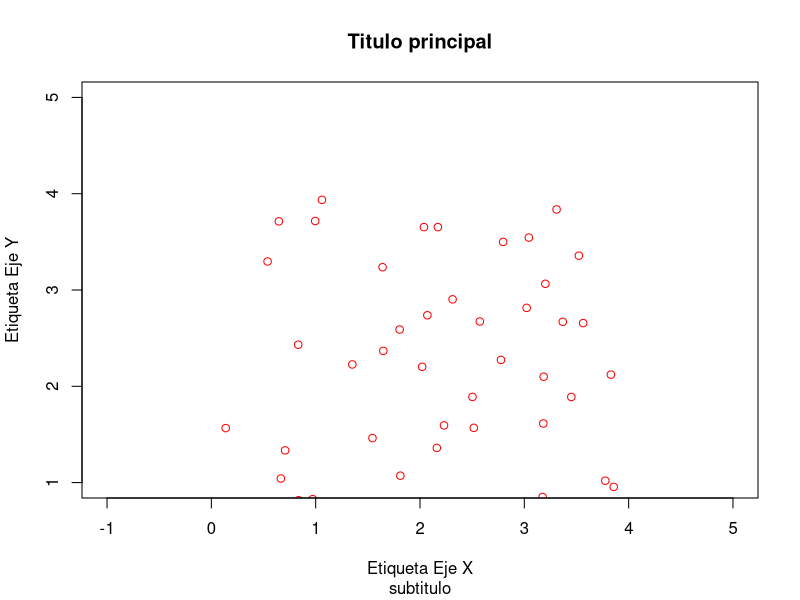
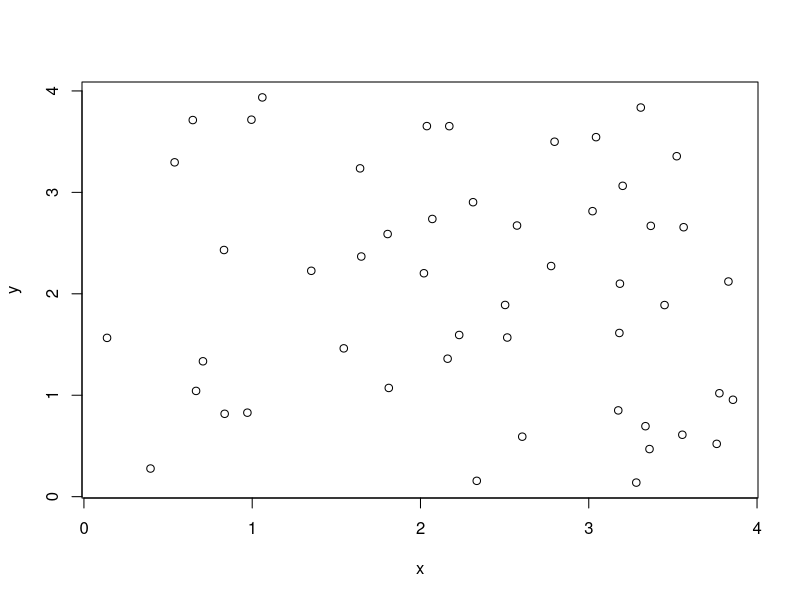
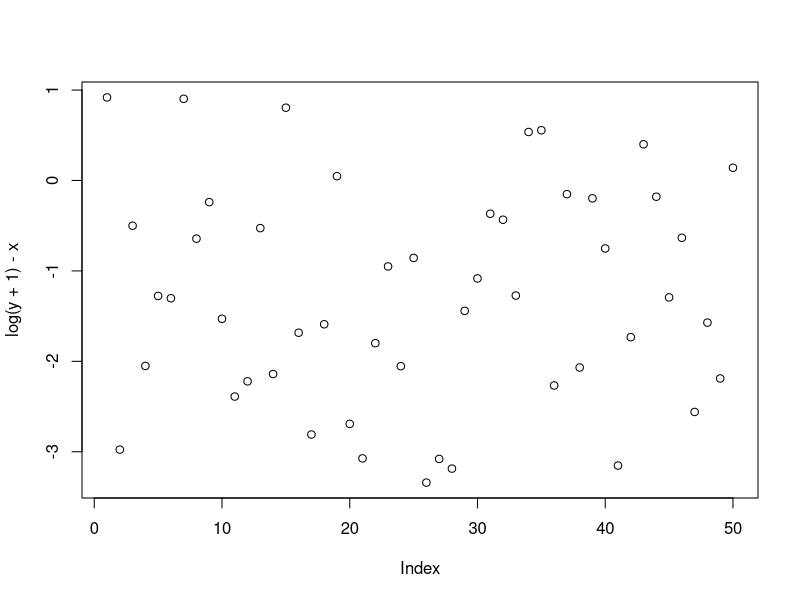
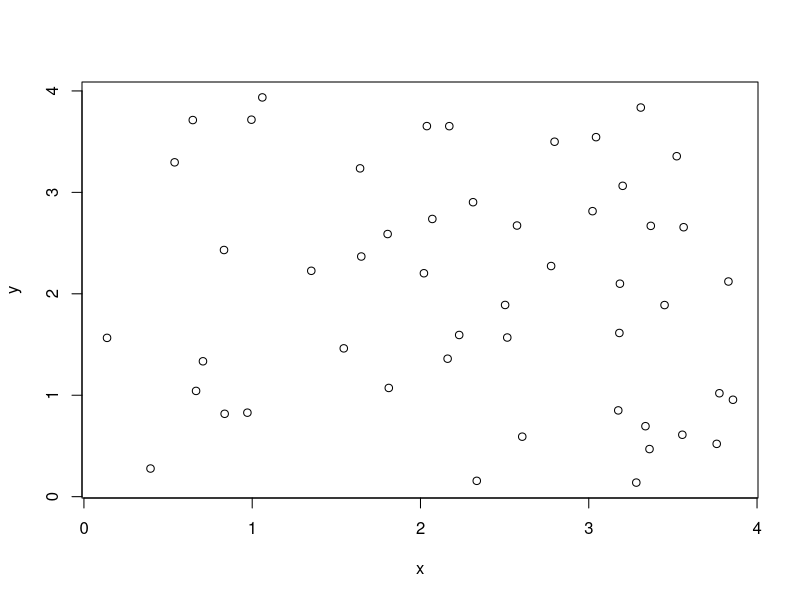
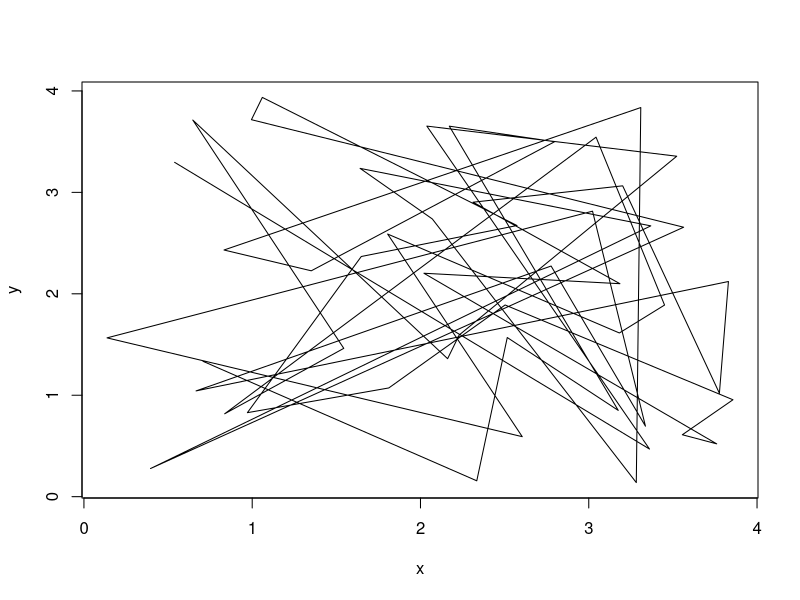
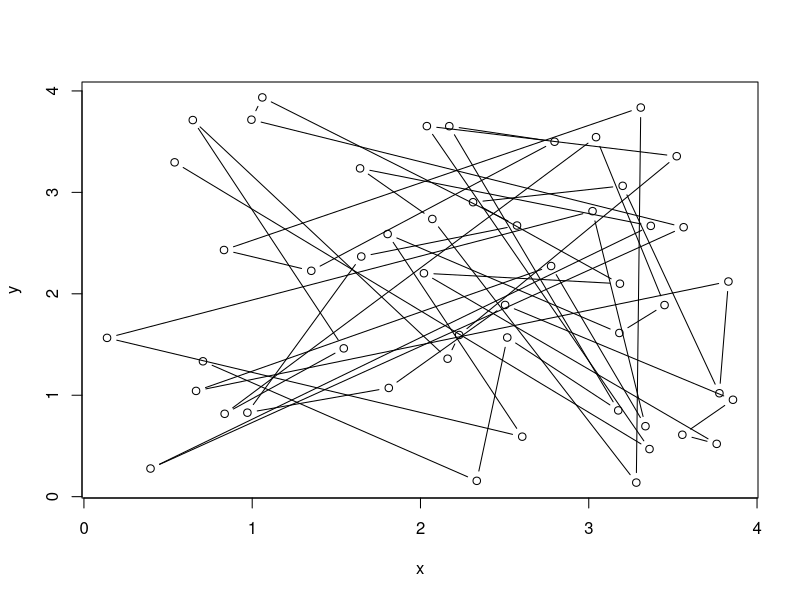
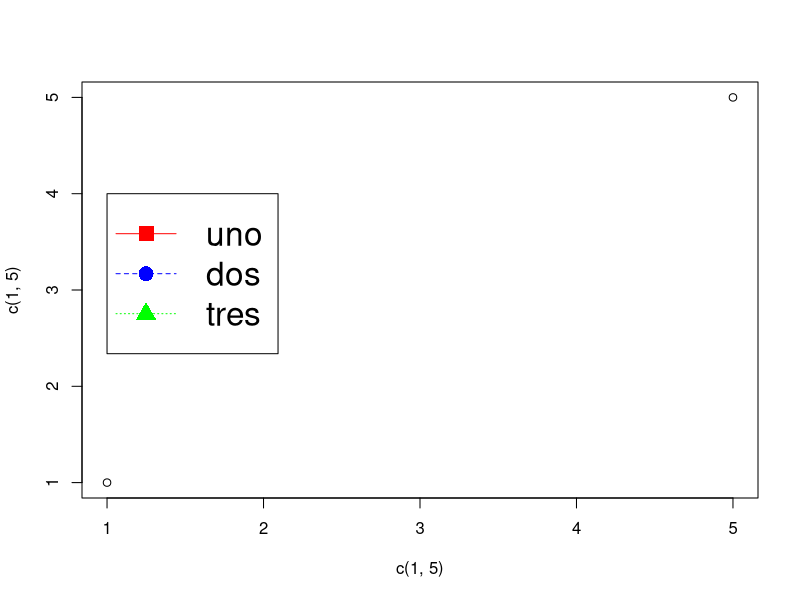
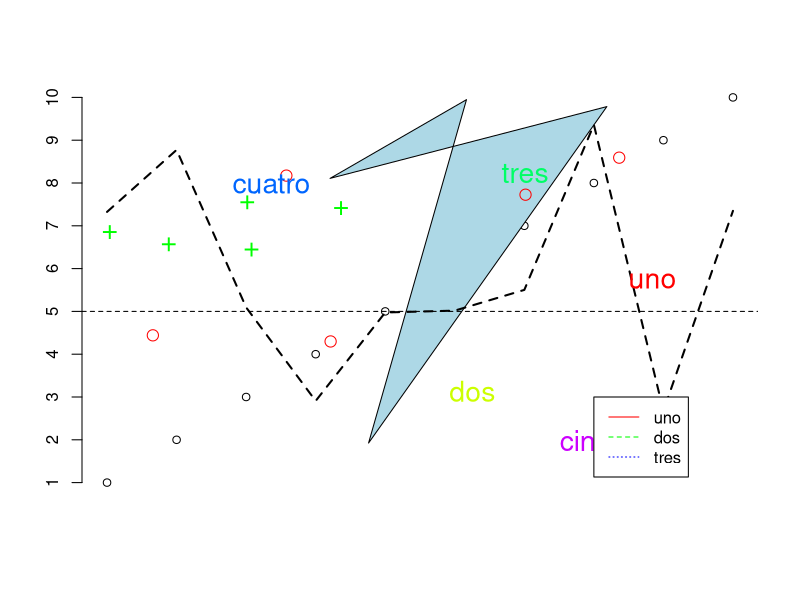

Write the R code that produced these figures, in order.
#Graficos en R
# El comando plot()

x <- runif(50,0,4) # 50 numeros que sigen la normal entre 0 y 4
y <- runif(50,0,4) # 50 numeros que sigen la normal entre 0 y 4
plot(x,y, main = "Titulo principal", sub = "subtitulo", xlab = "Etiqueta Eje X", ylab = "Etiqueta Eje Y",
xlim = c(-1,5), ylim = c(1,5), col = "red") # Grafica de dispersion

# Varicaciones de plot

z <- cbind(x,y)
z
plot(z)

plot(log(y + 1) - x)

plot(x, y, type = "p") # Grafica de puntos

plot(x, y, type = "l") # Grafica de lineas

plot(x, y, type = "b") # Grafica de puntos y lineas

plot(c(1,5), c(1,5))
legend(1, 4, c("uno", "dos", "tres"), lty = 1:3, col = c("red", "blue", "green"), pch = 15:17, cex = 2)

#Elementos parecidos a un "plot"
plot(1:10, 1:10, axes = FALSE, xlab = "", ylab = "")
polygon(runif(4, 1, 10), runif(4, 1, 10), col = "lightblue")
points(runif(5, 1, 10), runif(5, 1, 10), cex = 1.5, col = "red")
points(runif(5, 1, 10), runif(5, 1, 10), pch = "+", cex = 1.7, col = "green")
lines(1:10, runif(10, 1, 10), lty = 2, lwd = 2)
text(runif(5, 1, 10), runif(5, 1, 10), labels = c("uno", "dos", "tres", "cuatro", "cinco"), cex = 1.7, col = rainbow(5), abline(h = 5, lty = 2))
axis(2, labels = 1:10, at = 1:10)
legend(8, 3, lty = c(1:3), col = rainbow(3), legend = c("uno", "dos", "tres"))

#Tipos de puntos en un plot con los comandos plot: pch, cex, col 
plot(x, y, type = "n")
points(x, y, pch = 3, col = "red")
plot(c(1, 10), c(1, 3), type = "n", axes = FALSE, xlab = "", ylab = "")
points(1:10, rep(1, 10), pch = 1:10, cex = 2, col = "blue")
points(1:10, rep(2, 10), pch = 11:20, cex = 2, col = "red")
points(1:5, rep(3, 5), pch = 21:25, cex = 2, col = "blue", bg = "yellow")

par(mfrow = c(2, 2))
plot(rnorm((10)))
plot(runif(5), rnorm(5))
plot(runif(10))
plot(rnorm(10), rnorm(10))

#Bar char y dot char

VADeaths

barplot(VADeaths, beside = TRUE, ylim = c(0, 90), ylab = "Muertes por cada 1000", main = "Tasas de Mortalidad en Virginia")

dotchart(VADeaths, xlim = c(0, 75) ,xlab = "Muertes por cada 1000", main = "Tasas de Mortalidad en Virginia")
